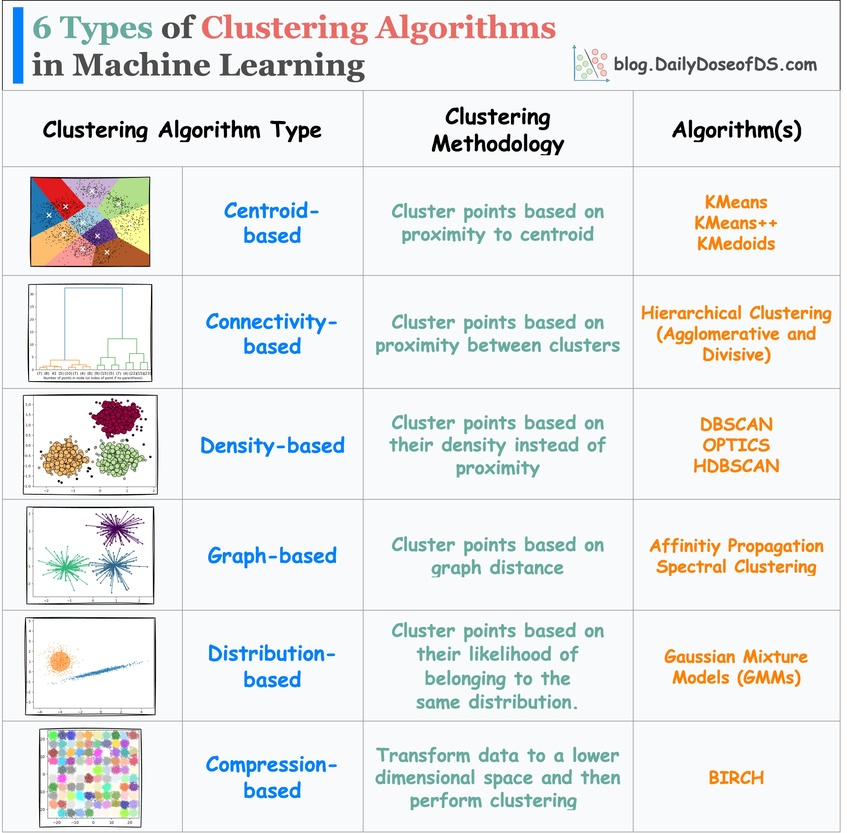
#> input picture 2880da35-e13c-4522-b60f-22b62b3fb97a_3669x3606.jpg, 847 x 833 px, shrunk from 3669 x 3606 before the run
$ python extract_calib_frames.py ../../2880da35-e13c-4522-b60f-22b62b3fb97a_3669x3606.jpg --output-dir out   (older library calls are emulated)
#> lines starting #> are read from the running program, lines starting #| are printed output that depends on the picture
### data_proc_3d/src/camera_utils/charuco_board.py
"""Shared ChArUco board definition + detection helpers for
intrinsic_calibration.py and extrinsic_calibration.py.

ChArUco (chessboard + ArUco markers baked into the black squares) combines
a checkerboard's sub-pixel corner precision with ArUco's per-marker ID
robustness: a partially occluded/cropped view doesn't invalidate the whole
board -- each visible marker still identifies which square it sits next to.
It also has many correspondence points spread over a much larger physical
area than a single ArUco marker, which is usually a noticeably more stable/
accurate solvePnP.

Matches the board generated by generate_charuco_board.py -- keep
squares-x/squares-y/square-length/marker-length/aruco-dict identical
between board generation and calibration.
"""
import cv2


def make_charuco_board(squares_x, squares_y, square_length_m, marker_length_m,
                        dictionary_name="DICT_5X5_50"):
    """squares_x/squares_y: number of checkerboard squares along each side
    (not internal corners -- ChArUco boards are specified by total square
    count). marker_length_m must be smaller than square_length_m (the
    marker sits inside each black square with some white margin)."""
    if marker_length_m >= square_length_m:
        raise ValueError(
            f"marker_length_m ({marker_length_m}) must be smaller than "
            f"square_length_m ({square_length_m}) -- the marker sits inside each square.")
    dictionary = cv2.aruco.getPredefinedDictionary(getattr(cv2.aruco, dictionary_name))
    board = cv2.aruco.CharucoBoard((squares_x, squares_y), square_length_m, marker_length_m, dictionary)
    detector = cv2.aruco.CharucoDetector(board)
    return board, detector


def detect_charuco(detector, gray, min_corners=6):
    """Returns (charuco_corners, charuco_ids) or (None, None) if fewer than
    min_corners chessboard corners were confidently localized this frame."""
    charuco_corners, charuco_ids, _marker_corners, _marker_ids = detector.detectBoard(gray)
    if charuco_corners is None or charuco_ids is None or len(charuco_ids) < min_corners:
        return None, None
    return charuco_corners, charuco_ids


def draw_charuco_detection(display, charuco_corners, charuco_ids):
    if charuco_corners is not None and len(charuco_corners) > 0:
        cv2.aruco.drawDetectedCornersCharuco(display, charuco_corners, charuco_ids, (0, 255, 0))

### data_proc_3d/app/extract_calib_frames.py
"""Pull calibration frames out of a video file (e.g. an .mp4 recorded on the
iPhone's own Camera app) so they can be fed to calibrate_camera.py, which
takes still images rather than video.

Two modes:

  board    (default) Harvest a well-spread set of ChArUco views for
           INTRINSIC calibration -> a folder of .png files for
           `calibrate_camera.py intrinsic --images-dir`.

  marker   Pick the single best frame containing a plain ArUco marker for
           EXTRINSIC calibration -> one .png for
           `calibrate_camera.py extrinsic --method marker --image`.

WHY THIS ISN'T JUST "SAVE EVERY Nth FRAME": a 60s handheld sweep is ~1800
frames, and cv2.calibrateCamera does not benefit from being handed all of
them. What it needs is ~20-30 views that are SHARP and that DISAGREE with
each other about where the board sits. Dumping every Nth frame instead
gives you hundreds of near-duplicates biased toward whatever pose you
happened to linger on, which is slow to solve and quietly weights the fit
toward that one viewpoint. So frames are filtered three ways:

  1. Detected -- the board must actually resolve at least --min-corners
     ChArUco corners (same detector the calibration itself will use, from
     camera_utils/charuco_board.py, so a frame accepted here is a frame
     the calibration can use).

  2. Sharp -- variance-of-Laplacian above --min-sharpness. Handheld video
     is full of motion-blurred frames; blurred checkerboard corners still
     "detect" but localize badly, and a few of them bias K more than a
     dozen good views help it. The threshold is scene-dependent: run once
     and read the reported sharpness distribution, then set it.

  3. Different -- a candidate is kept only if its corners sit at least
     --min-shift px away (mean displacement over shared corner ids) from
     EVERY frame already kept. This is what actually buys pose diversity:
     translating, tilting or approaching the board all move the corners,
     so one threshold covers all three without having to reason about
     pose explicitly.

RESOLUTION IS PART OF THE CALIBRATION. K is only valid for the exact
capture mode it was solved in -- a 4K30 recording, a 1080p recording and a
DroidCam stream all have different sensor crops and therefore different K,
and there is no scale factor that converts between modes with different
aspect ratios. Record the calibration video in the SAME mode you will
record production footage in.

STABILIZATION: the stock Camera app applies electronic stabilization to
video, which warps frames non-rigidly and breaks the single-fixed-K model
this calibration assumes. Turn off enhanced/action stabilization in
Settings > Camera > Record Video, or record with an app that can disable
it. Optical (OIS) is much less harmful than electronic and is usually
tolerable.

Usage:
    cd data_proc_3d/app

    # intrinsics: harvest board views, then calibrate
    uv run python extract_calib_frames.py board_sweep.mp4 -o frames/board `
        --squares-x 7 --squares-y 9 --square-length-mm 38 --marker-length-mm 28
    uv run python calibrate_camera.py intrinsic --images-dir frames/board `
        --squares-x 7 --squares-y 9 --square-length-mm 38 --marker-length-mm 28 `
        --min-corners 20 --output ../dataset/calib_data/rear_intrinsics.json

    # extrinsics: grab the one best marker frame
    uv run python extract_calib_frames.py marker_shot.mp4 -o frames/marker `
        --mode marker --aruco-dict DICT_4X4_50 --marker-id 0
"""
import argparse
import shutil
import sys
import tempfile
from pathlib import Path

import cv2
import numpy as np

sys.path.insert(0, str(Path(__file__).resolve().parents[1] / "src"))

from camera_utils.charuco_board import detect_charuco, make_charuco_board
from camera_utils.intrinsic_calibration import imwrite_unicode


def parse_args():
    parser = argparse.ArgumentParser(
        description=__doc__, formatter_class=argparse.RawDescriptionHelpFormatter)
    parser.add_argument("video", type=str, help="Input video (.mp4/.mov).")
    parser.add_argument("-o", "--output-dir", type=str, required=True,
                        help="Folder to write the extracted .png frames into.")
    parser.add_argument("--mode", choices=("board", "marker"), default="board",
                        help="'board': many ChArUco views for intrinsics (default). "
                             "'marker': the single best ArUco frame for extrinsics.")
    parser.add_argument("--stride", type=int, default=3,
                        help="Only examine every Nth frame (default 3). Detection is the "
                             "slow part; consecutive video frames are near-identical anyway.")
    parser.add_argument("--target", type=int, default=25,
                        help="Stop once this many board views have been kept (default 25). "
                             "0 = keep going to the end of the video.")
    parser.add_argument("--min-sharpness", type=float, default=100.0,
                        help="Reject frames whose variance-of-Laplacian is below this "
                             "(default 100). Scene-dependent -- see the reported "
                             "distribution and retune.")
    parser.add_argument("--min-shift", type=float, default=40.0,
                        help="A frame is kept only if its corners are at least this many "
                             "px (mean, over shared corner ids) from every frame already "
                             "kept (default 40). Raise for stricter pose diversity.")
    parser.add_argument("--overwrite", action="store_true",
                        help="Delete any existing .png files in --output-dir first.")

    board = parser.add_argument_group("board geometry (must match the printed sheet)")
    board.add_argument("--squares-x", type=int, default=7)
    board.add_argument("--squares-y", type=int, default=9)
    board.add_argument("--square-length-mm", type=float, default=38.0)
    board.add_argument("--marker-length-mm", type=float, default=28.0)
    board.add_argument("--aruco-dict", type=str, default="DICT_5X5_50",
                       help="DICT_5X5_50 for this project's ChArUco board; "
                            "DICT_4X4_50 for its standalone 200mm marker.")
    board.add_argument("--min-corners", type=int, default=20,
                       help="Minimum ChArUco corners for a view to be usable (default 20). "
                            "Deliberately stricter than the calibration scripts' default of "
                            "6, which is tuned for pose recovery rather than intrinsics.")
    board.add_argument("--marker-id", type=int, default=None,
                       help="--mode marker only. Required marker id; any marker if omitted.")
    return parser.parse_args()


def open_video(path):
    """cv2.VideoCapture can fail on Windows paths with non-ASCII characters
    (this repo lives under ".../Universität Stuttgart/..."), the same issue
    intrinsic_calibration.imread_unicode works around for stills. There is no
    buffer-based equivalent for video, so fall back to reading through a
    temporary all-ASCII copy."""
    capture = cv2.VideoCapture(str(path))
    if capture.isOpened():
        return capture, None

    temp_dir = Path(tempfile.mkdtemp(prefix="calib_video_"))
    temp_path = temp_dir / f"input{Path(path).suffix}"
    print(f"Could not open the video directly (likely a non-ASCII path); "
          f"retrying via a temporary copy at {temp_path}")
    shutil.copy2(path, temp_path)

    capture = cv2.VideoCapture(str(temp_path))
    if not capture.isOpened():
        shutil.rmtree(temp_dir, ignore_errors=True)
        raise IOError(f"Could not open {path} even via a temporary copy.")
    return capture, temp_dir


# [5 lines left out: function sharpness, not called in this run]


def corners_by_id(charuco_corners, charuco_ids):
    return {int(i): c.ravel() for i, c in zip(charuco_ids, charuco_corners)}


# [13 lines left out: function min_shift_from, not called in this run]


def extract_board_frames(capture, output_dir, args):
    _board, detector = make_charuco_board(
        args.squares_x, args.squares_y,
        args.square_length_mm / 1000.0, args.marker_length_mm / 1000.0,
        args.aruco_dict)

    kept_corners = []
    sharpness_seen = []
    examined = detected = 0
    rejected_blur = rejected_duplicate = 0
    frame_index = -1

    while True:
        ok, frame = capture.read()
#> frame is the input picture: shape (833, 847, 3); mean B, G, R 236.2, 236.1, 234.7
        if not ok:
            break
        frame_index += 1
        if frame_index % args.stride:
            continue
        examined += 1

        gray = cv2.cvtColor(frame, cv2.COLOR_BGR2GRAY)
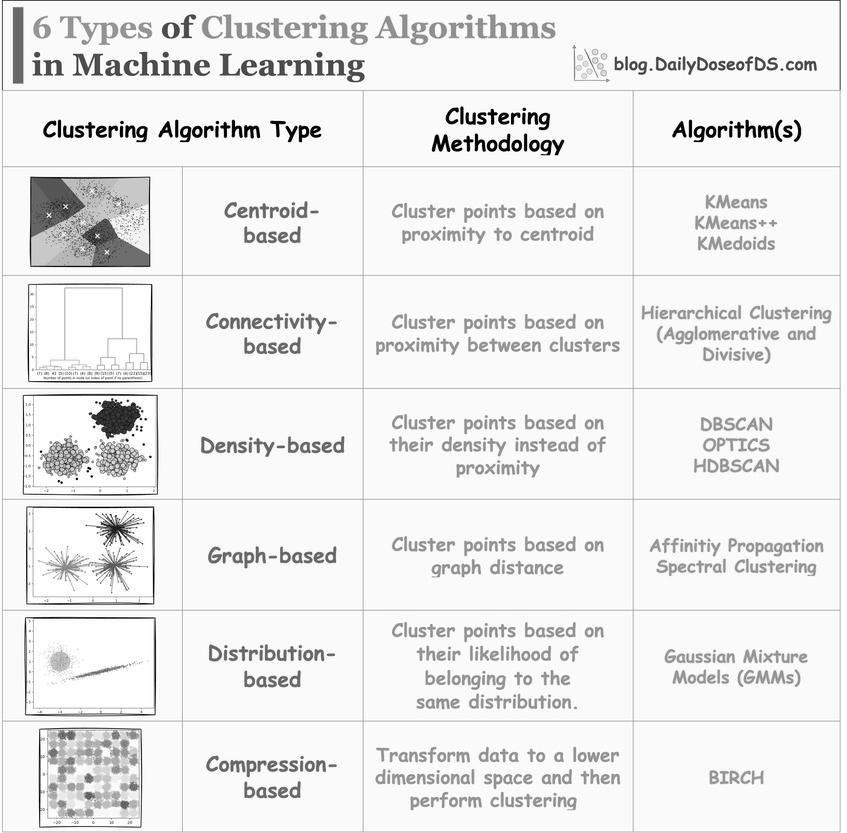
#> gray: shape (833, 847); min 0, max 255, mean 235.8
        charuco_corners, charuco_ids = detect_charuco(
            detector, gray, min_corners=args.min_corners)
        if charuco_corners is None:
            continue
        detected += 1

        score = sharpness(gray)
        sharpness_seen.append(score)
        if score < args.min_sharpness:
            rejected_blur += 1
            continue

        candidate = corners_by_id(charuco_corners, charuco_ids)
        if min_shift_from(candidate, kept_corners) < args.min_shift:
            rejected_duplicate += 1
            continue

        kept_corners.append(candidate)
        out_path = output_dir / f"frame_{frame_index:06d}.png"
        imwrite_unicode(out_path, frame)
        print(f"  kept {len(kept_corners):3d}  frame {frame_index:6d}  "
              f"{len(charuco_ids):2d} corners  sharpness {score:7.1f}")

        if args.target and len(kept_corners) >= args.target:
            print(f"  reached --target {args.target}, stopping early.")
            break

    print(f"\nExamined {examined} frames (stride {args.stride}): "
          f"{detected} with the board, {len(kept_corners)} kept.")
    print(f"  rejected {rejected_blur} as blurred, {rejected_duplicate} as "
          f"too similar to a kept view.")
    if sharpness_seen:
        percentiles = np.percentile(sharpness_seen, [10, 50, 90])
        print(f"  sharpness of detected frames: p10={percentiles[0]:.0f} "
              f"median={percentiles[1]:.0f} p90={percentiles[2]:.0f} "
              f"(--min-sharpness is {args.min_sharpness:g})")

    if len(kept_corners) < 10:
        print("\nWARNING: fewer than 10 views. calibrateCamera needs varied "
              "viewpoints to separate focal length from distance -- reshoot with "
              "more tilt and more distance variation, or relax --min-shift/"
              "--min-sharpness.")
    return len(kept_corners)


# [47 lines left out: function extract_marker_frame, not called in this run]


def main():
    args = parse_args()
    video_path = Path(args.video)
    if not video_path.is_file():
        raise FileNotFoundError(video_path)

    output_dir = Path(args.output_dir)
    output_dir.mkdir(parents=True, exist_ok=True)
    existing = sorted(output_dir.glob("*.png"))
    if existing:
        if not args.overwrite:
            raise FileExistsError(
                f"{output_dir} already holds {len(existing)} .png file(s); pass "
                f"--overwrite to replace them. (Mixing frames from two recordings "
                f"would calibrate across two capture modes at once.)")
        for path in existing:
            path.unlink()

    capture, temp_dir = open_video(video_path)
    try:
        width = int(capture.get(cv2.CAP_PROP_FRAME_WIDTH))
        height = int(capture.get(cv2.CAP_PROP_FRAME_HEIGHT))
        total = int(capture.get(cv2.CAP_PROP_FRAME_COUNT))
        print(f"{video_path.name}: {width}x{height}, {total} frames")
        print(f"  NOTE: the K you solve from these frames is valid ONLY for "
              f"{width}x{height} capture in this same mode.\n")

        if args.mode == "board":
            written = extract_board_frames(capture, output_dir, args)
        else:
            written = extract_marker_frame(capture, output_dir, args)
    finally:
        capture.release()
        if temp_dir is not None:
            shutil.rmtree(temp_dir, ignore_errors=True)

    print(f"\nWrote {written} frame(s) to {output_dir}")


if __name__ == "__main__":
    main()
